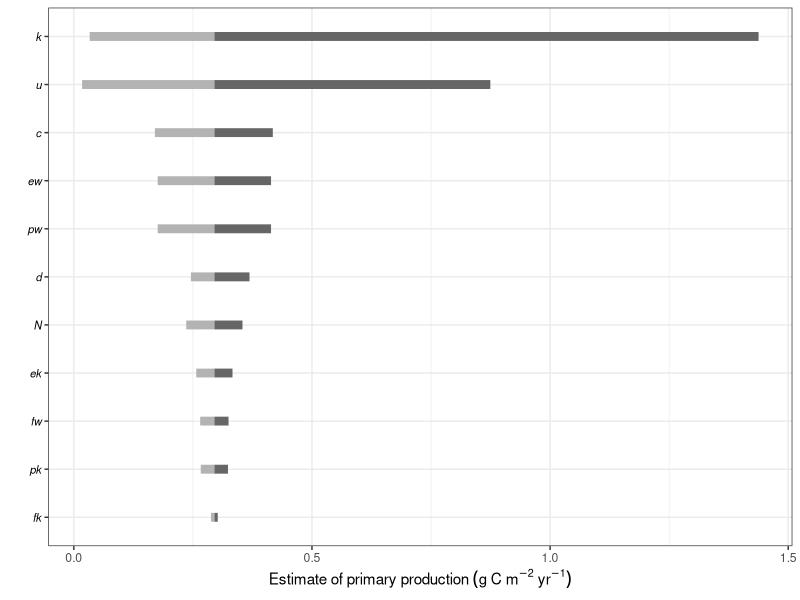
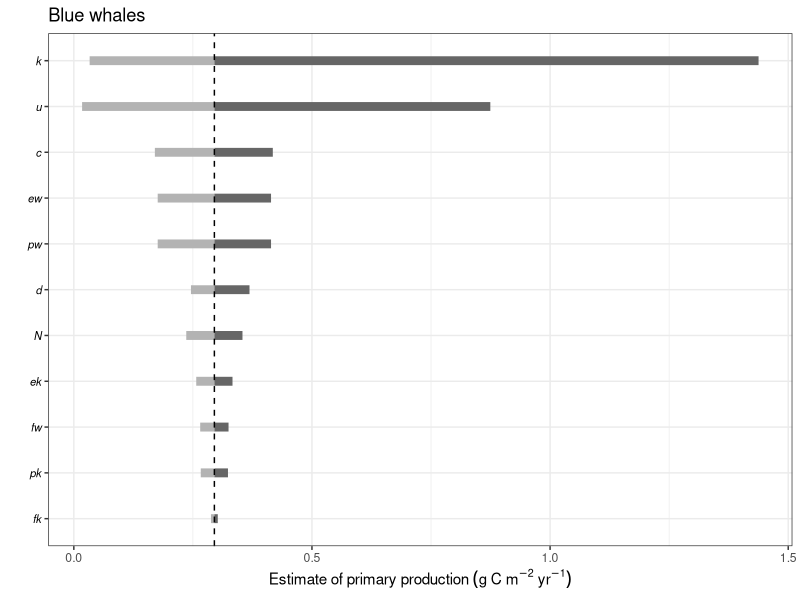

Write R code to recreate these figures, in order.
###Blue whales

rm(list=ls())

# parameter file #

param <- data.frame(min= c(200000,100,0.0044, 1682, 0.7,0.25,0.25, 0.7, 0.1, 0.1, 8264),max= c(300000,150,0.1905,4130, 0.9 ,0.75,0.75, 0.9, 0.3, 0.5, 416667), base= c(250000,120,0.0391, 2917, 0.8, 0.5, 0.5, 0.8, 0.2, 0.3, 140599))
row.names(param) <- c('N','d','k','c','fw','pw','ew','fk', 'pk', 'ek', 'u')


labels <- rownames (param)

# Function to compute primary production based on a given parameter set (11 parameters)

computePP <- function(param_set){
  return ((((param_set[1]* param_set[2]* param_set[3]*(0.23* param_set[4]) * #amount of Fe consumed as prey in kg
               (( param_set[5]*   #proportion of Fe released in whale faeces
                  param_set[6]*   #proportion of Fe in whale faeces remaining in the photic zone
                  param_set[7])+  #bioavailability of  whale faecal iron
                 (param_set[8]*   #proportion of Fe released in krill faecal pellet
                  param_set[9]*   #proportion of Fe in krill faecal pellet remaining in the photic zone
                  param_set[10])))/   #bioavailability of  krill faecal iron
                  55.845)*   #to get mol of Fe
                  12.011* param_set[11])/  #to get mol of C based on C:Fe ratio of phytoplankton
                  2e+13) 
}

##Base value
basevalue <- computePP(param$base)
maxvalue <- computePP(param$max)
minvalue <- computePP(param$min)

# GENERATE THE TABLE WITH ALL PARAMETER SETS TO BE USED IN THE SENSI ANALYSIS

table <- data.frame(base=param$base)
names <- 'Base'
for(j in seq(1,2)){
  for (i in seq(1,11)){    
    temp <- param$base
    # REPLACE i-th PARAMETER BY ITS MIN (j=1) or MAX (j=) VALUE IN THE VECTOR OF MODEL PARAMETER
    temp[i] <- param[i,j]
    table <- data.frame(table, temp)
    # NAME THE COLUMN ACCORDING TO PARAMETER NAME + MIN / MAX
    names(table)[ncol(table)] <-  paste(rownames(param)[i],names(param)[j],sep='_')
  }
}
table

apply(table,2, computePP)
min <- apply(table,2, computePP)[2:12]
max <- apply(table,2, computePP)[13:23]
min
max

##how to plot?
library(ggplot2) 
d <- data.frame(labels=factor(labels,labels[order(abs(max-min))]),
                min=min,
                max=max,
                base= basevalue)

italic.text <- element_text(face = "italic", color = "black", size = 8)

(b <- ggplot(d, aes(labels, base, ymin = min, ymax=max)) + 
  geom_linerange(mapping=aes(ymin=min,ymax=base),size=3,color="grey70") + 
  geom_linerange(mapping=aes(ymin=base,ymax=max),size=3,color="grey40") + 
  coord_flip() + theme_bw() + theme(legend.position = "none") + xlab("") +
  ylab(expression(paste(Estimate~of~primary~production~(g~C~m^-2~yr^-1)))) + theme(axis.text.y = italic.text))


(c <- b + geom_hline(yintercept = basevalue, show_guide = FALSE,
                    linetype = "dashed", color = "black", size=0.5) + ggtitle('Blue whales')) 



basevalue
minvalue
maxvalue

